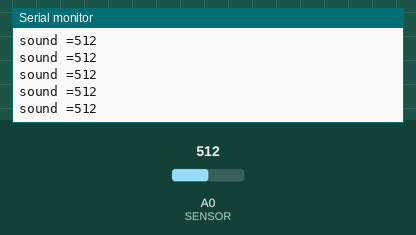
This sketch was run on a simulated Arduino Uno, built with avr-gcc and run on an emulated ATmega328P. Shown: the last lines printed to the serial monitor. The test bench sets the inputs (shaded band); at power-on: A0 (SENSOR) = 512.

Above: at 1.2 s.
1.3 s: A0 (SENSOR) set to 716
At 1.31 s:
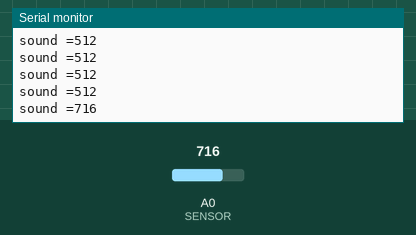
2.8 s: A0 (SENSOR) set to 900
At 2.82 s:
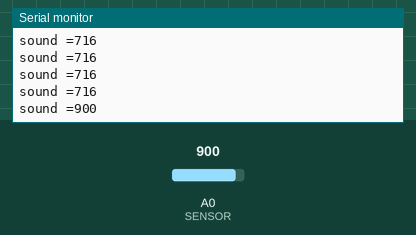
Timing chart, 0 to 5.8 s (numbered marks = the images above; inputs shaded):
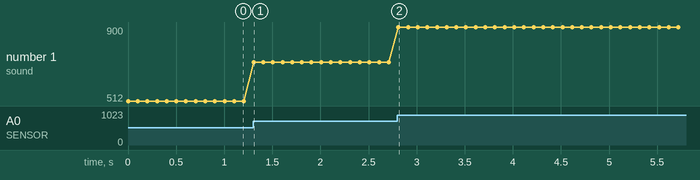

The sketch:

sound_01.ino
```cpp
const int SENSOR = A0;

void setup() {
  pinMode(SENSOR, INPUT);
  Serial.begin(115200);
}

void loop() {
  int status = analogRead(SENSOR);

  Serial.print("sound =");
  Serial.println(status);
  /*
  if(status == LOW){
    Serial.println("sound off");
  } else {
    Serial.println("*** Sound ON ***");
  }
  */

  delay(100);
}
```

Measured:
- after the input at 1.3 s, the serial monitor: prints a new line at once (image 1)
- after the input at 2.8 s, the serial monitor: prints a new line at once (image 2)
- plotted number 1: 512 → 716 after the input at 1.3 s, 716 → 900 after the input at 2.8 s
